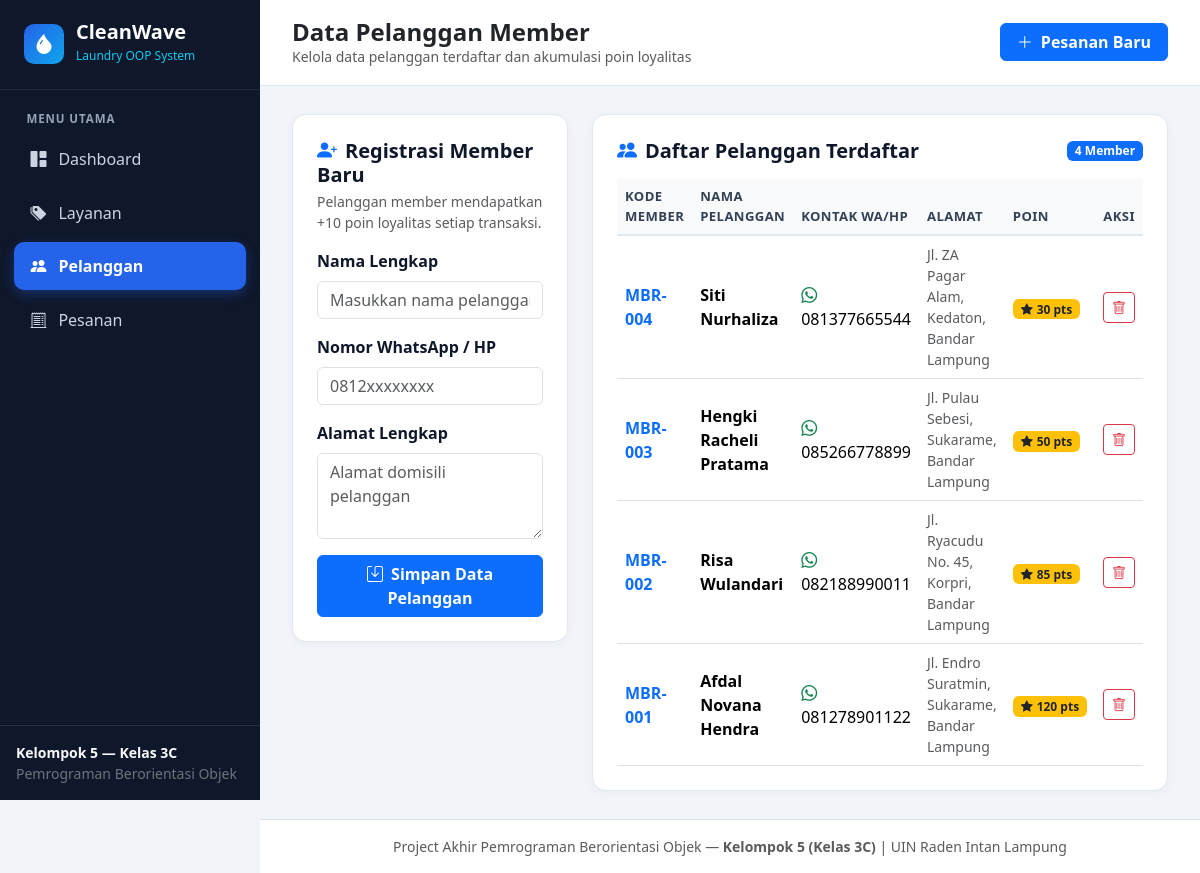
The app's page /index.php?page=customers with its own data.
### tables this page shows
CREATE TABLE IF NOT EXISTS customers (
    id INT AUTO_INCREMENT PRIMARY KEY,
    member_code VARCHAR(20) NOT NULL UNIQUE,
    name VARCHAR(100) NOT NULL,
    phone VARCHAR(20) NOT NULL,
    address TEXT NOT NULL,
    loyalty_points INT DEFAULT 0,
    created_at TIMESTAMP DEFAULT CURRENT_TIMESTAMP
);

### config/Database.php (called while the page is built, shortened)
<?php
class Database {
    private static ?Database $instance = null;
    private PDO $connection;
    private string $host = '127.0.0.1';
    private string $dbName = 'db_laundry_oop';
    private string $username = 'root';
    private string $password = '';
    private function __construct() {
        try {
            $dsn = "mysql:host={$this->host};dbname={$this->dbName};charset=utf8mb4";
            $this->connection = new PDO($dsn, $this->username, $this->password, [
                PDO::ATTR_ERRMODE => PDO::ERRMODE_EXCEPTION,
                PDO::ATTR_DEFAULT_FETCH_MODE => PDO::FETCH_ASSOC,
                PDO::ATTR_EMULATE_PREPARES => false,
            ]);
        } catch (PDOException $e) {
            throw new DatabaseConnectionException(
                "Gagal terhubung ke database MySQL: " . $e->getMessage(),
                (string)$e->getCode()
            );
        }
    }
    public static function getInstance(): Database {
        if (self::$instance === null) {
            self::$instance = new self();
        }
        return self::$instance;
    }
    public function getConnection(): PDO {
        return $this->connection;
    }
}

### controllers/CustomerController.php (called while the page is built, shortened)
<?php
class CustomerController {
    private PDO $db;
    public function __construct() {
        $this->db = Database::getInstance()->getConnection();
    }
    public function getAll(): array {
        $stmt = $this->db->prepare("SELECT * FROM customers ORDER BY id DESC");
        $stmt->execute();
        return $stmt->fetchAll();
    }
}

### views/customers/index.php (the view)
<?php require __DIR__ . '/../layouts/header.php'; ?>
<div class="row g-4">
    <div class="col-lg-4">
        <div class="card-clean p-4">
            <h5 class="fw-bold mb-1"><i class="bi bi-person-plus-fill text-primary me-2"></i>Registrasi Member Baru</h5>
            <p class="text-muted small mb-3">Pelanggan member mendapatkan +10 poin loyalitas setiap transaksi.</p>
            <form method="POST" action="index.php?page=store_customer">
                <div class="mb-3">
                    <label class="form-label fw-semibold">Nama Lengkap</label>
                    <input type="text" name="name" class="form-control" placeholder="Masukkan nama pelanggan" required>
                </div>
                <div class="mb-3">
                    <label class="form-label fw-semibold">Nomor WhatsApp / HP</label>
                    <input type="text" name="phone" class="form-control" placeholder="0812xxxxxxxx" required>
                </div>
                <div class="mb-3">
                    <label class="form-label fw-semibold">Alamat Lengkap</label>
                    <textarea name="address" class="form-control" rows="3" placeholder="Alamat domisili pelanggan"></textarea>
                </div>
                <button type="submit" class="btn btn-primary w-100 fw-semibold">
                    <i class="bi bi-save me-1"></i> Simpan Data Pelanggan
                </button>
            </form>
        </div>
    </div>
    <div class="col-lg-8">
        <div class="card-clean p-4">
            <div class="d-flex justify-content-between align-items-center mb-3">
                <h5 class="fw-bold mb-0"><i class="bi bi-people-fill text-primary me-2"></i>Daftar Pelanggan Terdaftar</h5>
                <span class="badge bg-primary"><?= count($customers) ?> Member</span>
            </div>
            <div class="table-responsive">
                <table class="table table-hover align-middle mb-0">
                    <thead>
                        <tr>
                            <th>Kode Member</th>
                            <th>Nama Pelanggan</th>
                            <th>Kontak WA/HP</th>
                            <th>Alamat</th>
                            <th>Poin</th>
                            <th class="text-end">Aksi</th>
                        </tr>
                    </thead>
                    <tbody>
                        <?php if (empty($customers)): ?>
                            <tr><td colspan="6" class="text-center text-muted py-4">Belum ada data pelanggan.</td></tr>
                        <?php else: ?>
                            <?php foreach ($customers as $c): ?>
                            <tr>
                                <td class="fw-bold text-primary"><?= htmlspecialchars($c['member_code']) ?></td>
                                <td class="fw-semibold"><?= htmlspecialchars($c['name']) ?></td>
                                <td><i class="bi bi-whatsapp text-success me-1"></i><?= htmlspecialchars($c['phone']) ?></td>
                                <td class="small text-muted"><?= htmlspecialchars($c['address']) ?></td>
                                <td><span class="badge bg-warning text-dark"><i class="bi bi-star-fill me-1"></i><?= (int)$c['loyalty_points'] ?> pts</span></td>
                                <td class="text-end">
                                    <a href="index.php?page=delete_customer&id=<?= (int)$c['id'] ?>" class="btn btn-sm btn-outline-danger"
                                       onclick="return confirm('Hapus data pelanggan ini?')">
                                        <i class="bi bi-trash"></i>
                                    </a>
                                </td>
                            </tr>
                            <?php endforeach; ?>
                        <?php endif; ?>
                    </tbody>
                </table>
            </div>
        </div>
    </div>
</div>
<?php require __DIR__ . '/../layouts/footer.php'; ?>

### views/layouts/header.php (style rules this page uses)
:root { --sidebar-bg: #0f172a; --sidebar-hover: #1e293b; --primary-accent: #2563eb; --bg-canvas: #f1f5f9; }
body { background-color: var(--bg-canvas); font-family: 'Segoe UI', system-ui, -apple-system, sans-serif; color: #0f172a; min-height: 100vh; display: flex; }
.card-clean { background: #ffffff; border: 1px solid #e2e8f0; border-radius: 14px; box-shadow: 0 2px 8px rgba(15, 23, 42, 0.04); }
.table thead th { background-color: #f8fafc; color: #334155; font-weight: 700; font-size: 0.82rem; text-transform: uppercase; letter-spacing: 0.03em; border-bottom: 2px solid #e2e8f0; }

### records on screen
customers: member_code "MBR-004", name "Siti Nurhaliza", phone "081377665544", address "Jl. ZA Pagar Alam, Kedaton, Bandar Lampung", loyalty_points "30"
customers: member_code "MBR-003", name "Hengki Racheli Pratama", phone "085266778899", address "Jl. Pulau Sebesi, Sukarame, Bandar Lampung", loyalty_points "50"
customers: member_code "MBR-002", name "Risa Wulandari", phone "082188990011", address "Jl. Ryacudu No. 45, Korpri, Bandar Lampung", loyalty_points "85"
customers: member_code "MBR-001", name "Afdal Novana Hendra", phone "081278901122", address "Jl. Endro Suratmin, Sukarame, Bandar Lampung", loyalty_points "120"

### other values on screen
$activeTitle "Data Pelanggan Member"
$activeSubtitle "Kelola data pelanggan terdaftar dan akumulasi poin loyalitas"
count($customers) "4"
